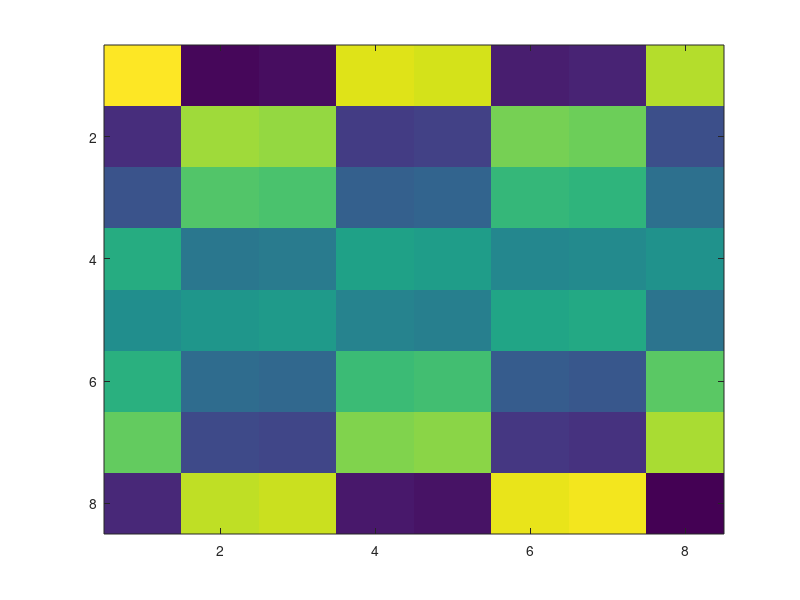

The MATLAB script that drew this image: (Note: this script raises an error after producing the figure.)
a = magic(8);
imagesc(a);
b = drawpolygon;

%draw polygon in the figure;

 %this listener I have added to listen whenever we move ROI

l = addlistener(b,'MovingROI',@(src,evt)clickCallback(src,evt,b,a));

function clickCallback(src,evt,b,a)

c = createMask(b);
cc = c.*a;
d = sum(cc,[1,2]);
disp(d); %displaying the values of d

end